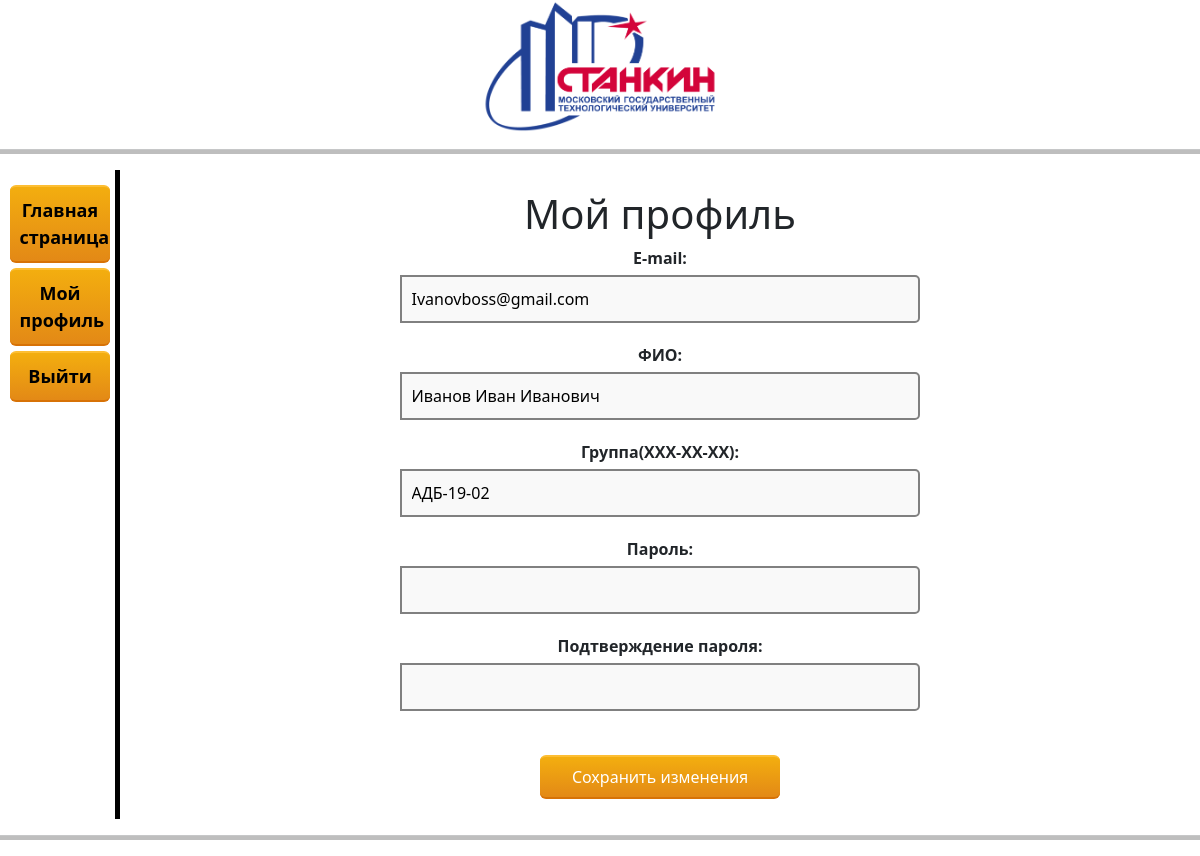
Screenshot of /profile (signed in) with the database file from the repository.
### app.py (models this page shows)
class User(UserMixin, db.Model):
    id = db.Column(db.Integer, primary_key=True)
    full_name = db.Column(db.String(100))
    role = db.Column(db.String(20))
    email = db.Column(db.String(100), unique=True)
    password = db.Column(db.String(100))
    group_code = db.Column(db.String(20))
    timestamp = db.Column(db.Float())
    status = db.Column(db.String(20))

### app.py (the view)
@app.route('/profile', methods=['GET', 'POST'])
@login_required
def profile():  # put application's code here
    user = User.query.get(current_user.id)
    update_timestamp(user)
    return render_template("profile.html", user=user)

### app.py (called while the page is built)
def login_required(view_func):
    @wraps(view_func)
    def wrapped_view(*args, **kwargs):
        if not current_user.is_authenticated:
            flash('Неавторизованному пользователю доступ запрещен.', 'danger')
            return redirect(url_for('login'))
        return view_func(*args, **kwargs)
    return wrapped_view

@login_manager.user_loader
def load_user(user_id):
    return User.query.get(int(user_id))

def update_timestamp(user):
    user.timestamp = time.time()
    db.session.commit()

### templates/profile.html (shortened to what this page needs)
<!DOCTYPE html>
<html lang="en">
<head>
    <link rel="stylesheet" href="../static/css/profile.css">
    <link rel="stylesheet" href="https://cdn.jsdelivr.net/npm/bootstrap@5.2.3/dist/css/bootstrap.min.css">
</head>
<body>
<div class="logo">
    <img src="/static/logo.jpg" alt="Ошибка загрузки">
</div>
<hr>
<div class="mycontainer">
    <nav class="sidebar">
        <ul>
            <li><button type="button" onclick="window.location.href='/'">Главная страница</button></li>
            <li><button type="button" onclick="window.location.href='profile'">Мой профиль</button></li>
            <li><button type="button" onclick="window.location.href='logout'">Выйти</button></li>
        </ul>
    </nav>
    <main class="content">
        <h1>Мой профиль</h1>
            <form action="/update_profile" method="post">
                <div class="input-group">
                    <label for="email">E-mail:</label>
                    <input type="email" id="email" name="email" value="{{ user.email }}">
                </div>
                <div class="input-group">
                    <label for="full_name">ФИО:</label>
                    <input type="text" id="full_name" name="full_name" value="{{ user.full_name }}">
                </div>
                <div class="input-group">
                    {% if user.role == "student" %}
                        <label for="group_code">Группа(XXX-XX-XX):</label>
                        <input type="text" id="group_code" name="group_code" value="{{ user.group_code }}">
                    {% endif %}
                </div>
                <div class="input-group">
                    <label for="password">Пароль:</label>
                    <input type="password" id="password" name="password">
                </div>
                <div class="input-group">
                    <label for="confirm_password">Подтверждение пароля:</label>
                    <input type="password" id="confirm_password" name="confirm_password">
                </div>
                <br>
                <button type="submit">Сохранить изменения</button>
            </form>
    </main>
</div>
<hr>
</body>
</html>

### static/css/profile.css (style rules this page uses)
* { box-sizing: border-box; margin: 0; padding: 0; }
body { font-family: Arial, sans-serif; background-color: white; }
.logo { display: flex; justify-content: center; width: auto; }
img { display: block; max-width: 20%; height: 10%; margin-top: auto; }
hr { width: 100%; height: 5px; background-color: black; margin-top: 20px; margin-bottom: 20px; }
.mycontainer { display: flex; height: 100%; font-size: 16px; font-weight: 600; text-align: center; margin-left: 0; margin-right: 0; }
.sidebar { background-color: white; color: #fff; width: 10%; padding: 0.8%; align-items: center; text-align: center; position: relative; order: 1; }
.sidebar::after { content: ""; position: absolute; right: 0; top: 0; bottom: 0; width: 5px; background-color: black; }
.input-group { flex-direction: column; align-content: center; }
.sidebar ul { list-style-type: none; margin: 0; padding: 0; }
.sidebar li { margin-top: 5%; margin-bottom: 5px; font-size: 16px; font-weight: 600; text-align: center; }
.sidebar button { color: black; text-decoration: none; font-weight: bold; font-size: 18px; display: inline-block; padding: 10px; outline: none; border-style: solid none; border-color: #FDBE33 #000 #D77206; border-radius: 6px; background: linear-gradient(#F3AE0F, #E38916) #E38916; transition: 0.2s; width: 100%; }
.content { width: 100%; padding: 20px; background-color: white; order: 2; align-items: center; }
h1 { margin-bottom: 20px; }
form { align-items: center; align-content: center; }
form label { display: block; margin-bottom: 5px; font-weight: bold; }
form input { width: 50%; padding: 10px; margin-bottom: 20px; border: 2px solid gray; border-radius: 5px; font-size: 16px; background-color: rgba(211,211,211,0.15); align-items: center; align-content: center; }
button[type="submit"] { display: inline-block; margin: 0 auto; color: white; text-decoration: none; padding: .5em 2em; outline: none; border-width: 2px 0; border-style: solid none; border-color: #FDBE33 #000 #D77206; border-radius: 6px; background: linear-gradient(#F3AE0F, #E38916) #E38916; transition: 0.2s; position: relative; }

### rows the page displays
User: email "Ivanovboss@gmail.com", full_name "Иванов Иван Иванович", group_code "АДБ-19-02"
